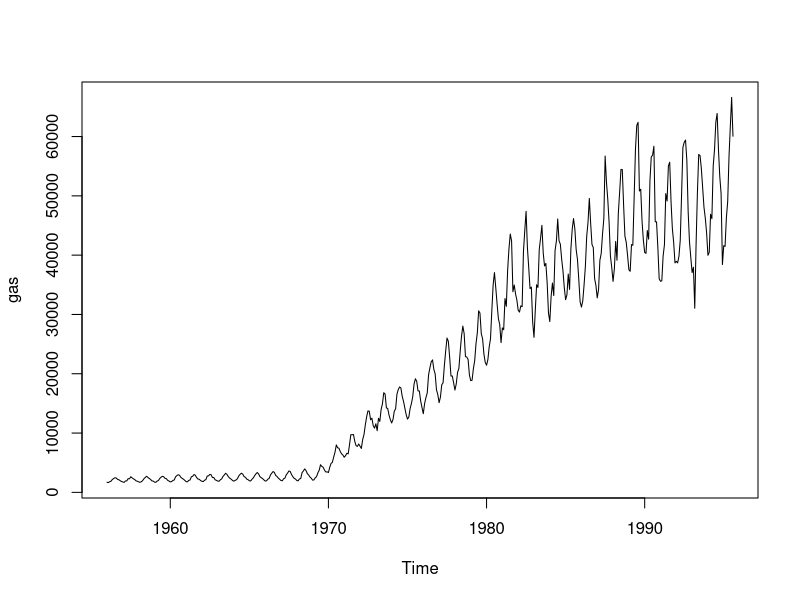
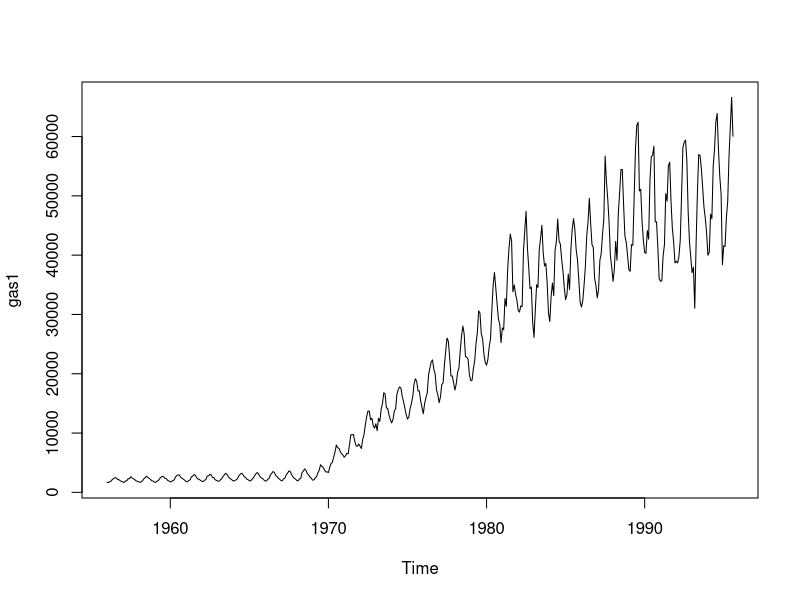
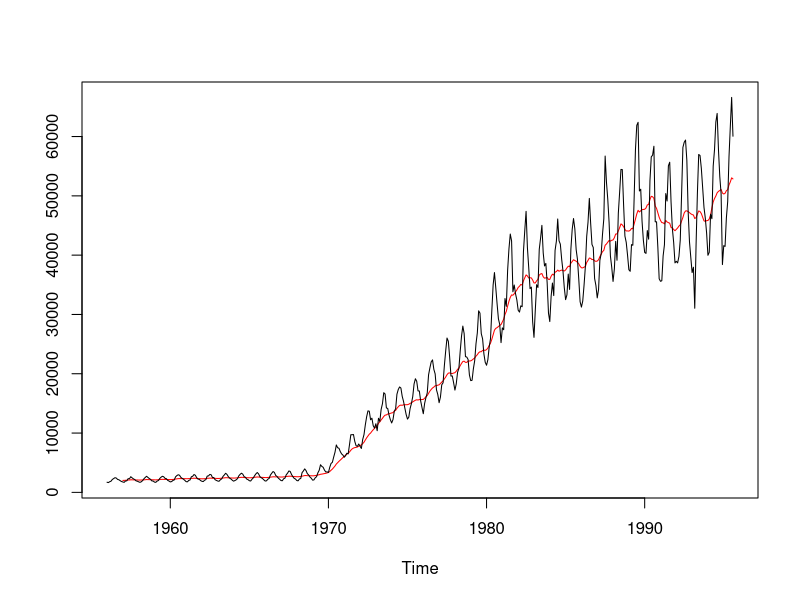
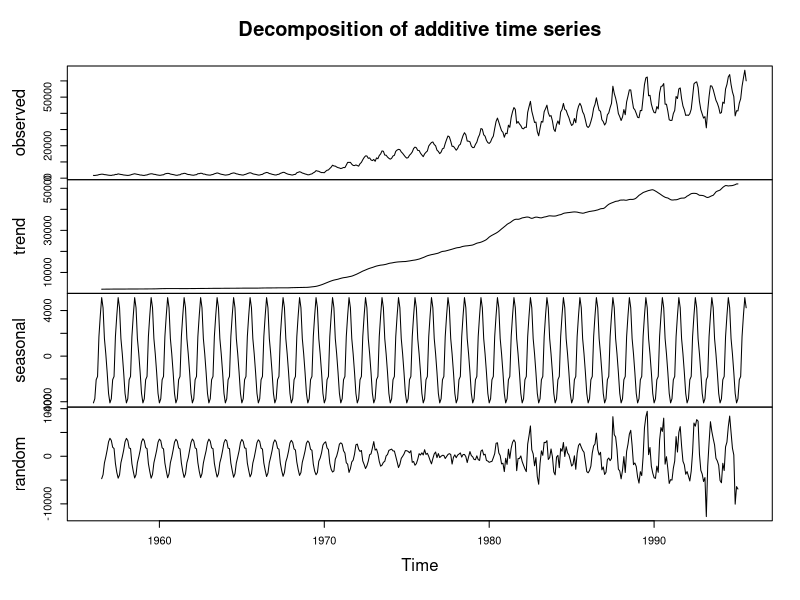
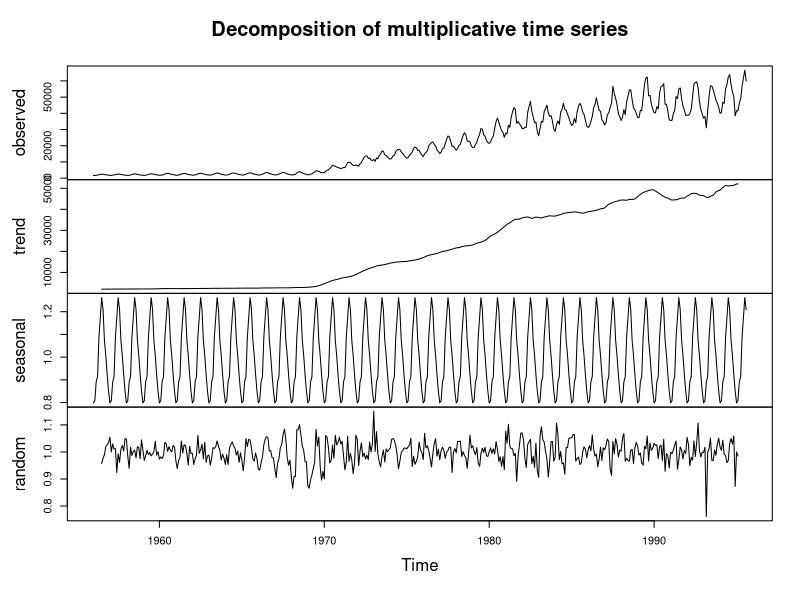
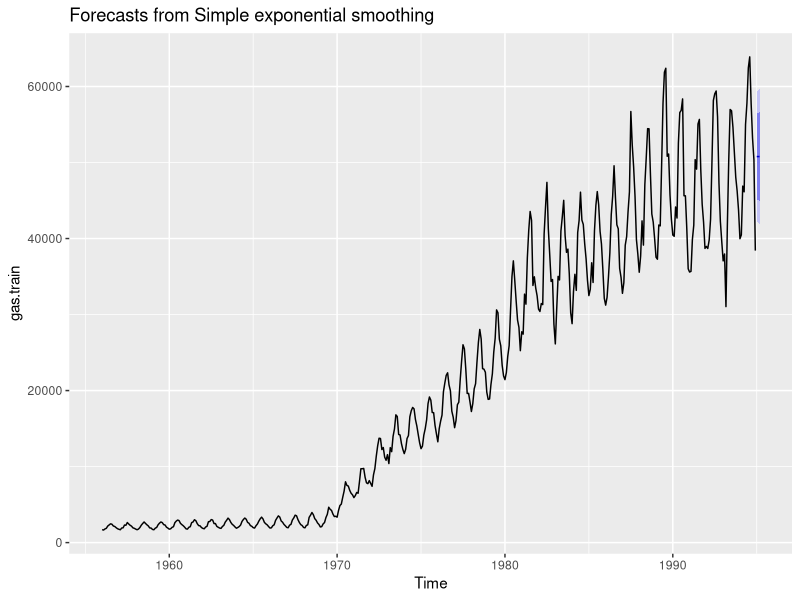
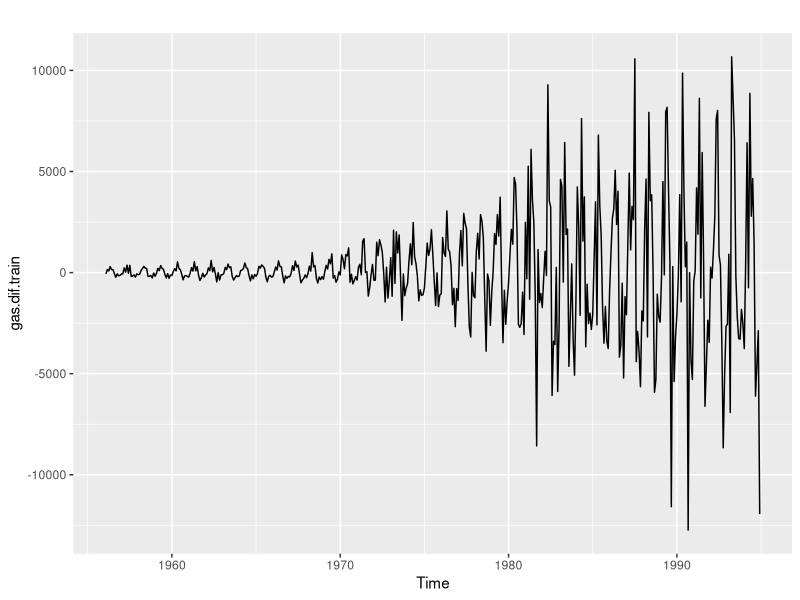
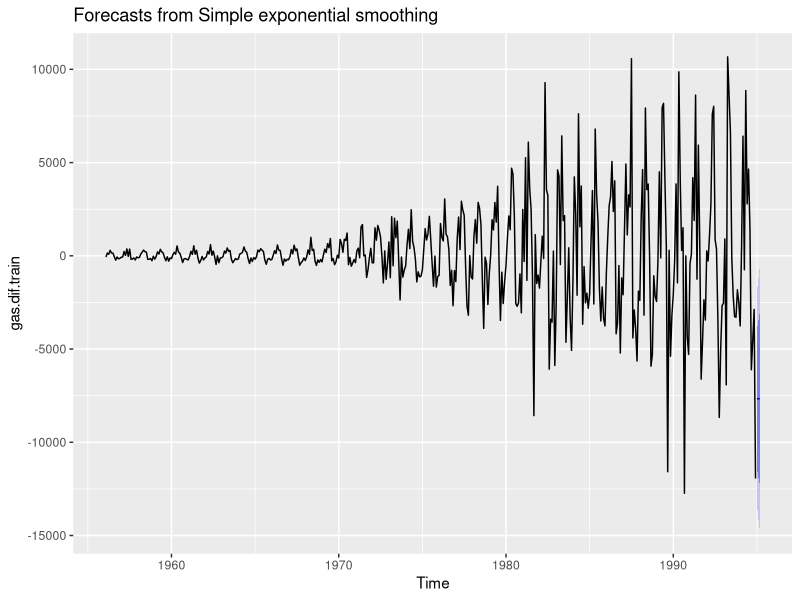

Write R code to recreate these figures, in order.
install.packages("forecast")
library(forecast)
#write.csv(gas, file = "AusGas.csv")
plot(gas)
str(gas)
gas1 <- ts(gas, start=c(1956,1),frequency =12)
str(gas1)
plot.ts(gas1)

#create train and test data
gas.train <- window(gas1, end = c(1994,12))
str(gas.train)
gas.test<- window(gas1, start = c(1995,1))
str(gas.test)

#simple moving average
library(TTR)
Gas.SMA <- SMA(gas1,n=13)
ts.plot(Gas.SMA, gas1, gpars = list(col = c("red", "black")))

#Decomposition
gasComp = decompose(gas1) #Additive
plot(gasComp)

gasComp = decompose(gas1,"multiplicative") #multiplicative
plot(gasComp)


#simple exponential smoothing #no trend no seasonality
#constant forecast
ses.gas = ses(gas.train, alpha = 0.2, h=3)
autoplot(ses.gas)
accuracy(ses.gas, gas.test)
ses.gas$model
ses.gas$fitted

#lag 1 difference #ses on diff sales data
gas.dif.train <- diff(gas.train)
gas.dif.test <- diff(gas.test)

autoplot(gas.dif.train)
ses.gas.dif <- ses(gas.dif.train, h = 3)
ses.gas.dif$model
ses.gas.dif$fitted
accuracy(ses.gas.dif, gas.dif.test)
autoplot(ses.gas.dif)

#holt's model with level and trend but no seasonality
#double exponential smoothing
holt.gas <- holt(gas.train, h = 3)
autoplot(holt.gas)
autoplot(forecast(holt.gas))
holt.gas$model
holt.gas$mean
holt.gas$fitted
accuracy(holt.gas, gas.test)

#holt winter's model
HoltWinters.gas = HoltWinters(gas.train)
HW.forecast=forecast(HoltWinters.gas, h= 24)
HW.forecast
HW.forecast$model
HW.forecast$mean
HW.forecast$fitted
accuracy(HW.forecast, gas.test)
autoplot(HW.forecast)
#ARIMA Forecasting
